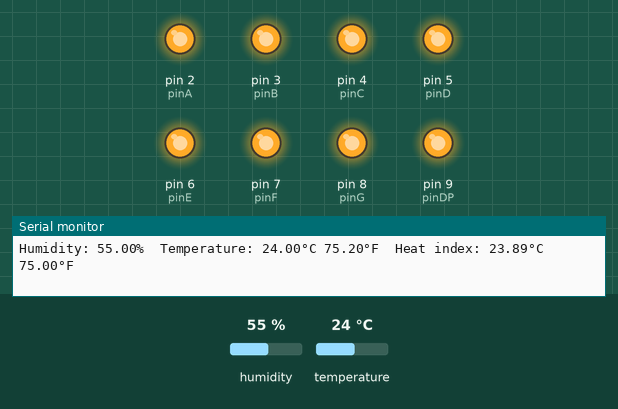
This sketch was run on a simulated Arduino Uno, built with avr-gcc and run on an emulated ATmega328P. Shown: output pins drawn as LEDs (lit = HIGH), the last lines printed to the serial monitor. The test bench sets the inputs (shaded band); at power-on: temperature 24 °C, humidity 55 %.

Above: at 4.8 s.
4.9 s: temperature set to 28 °C
At 6.5 s:
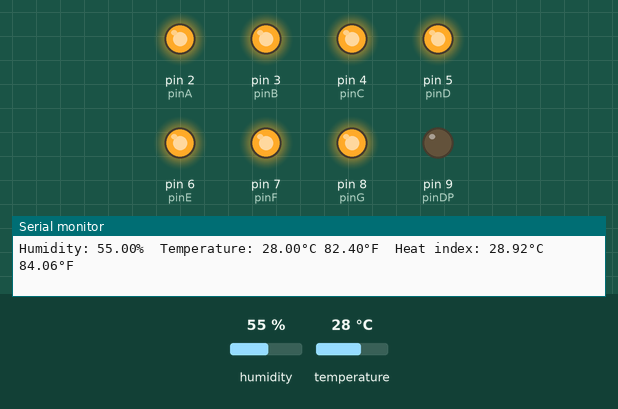
11.1 s: temperature set to 12 °C
At 12.9 s:
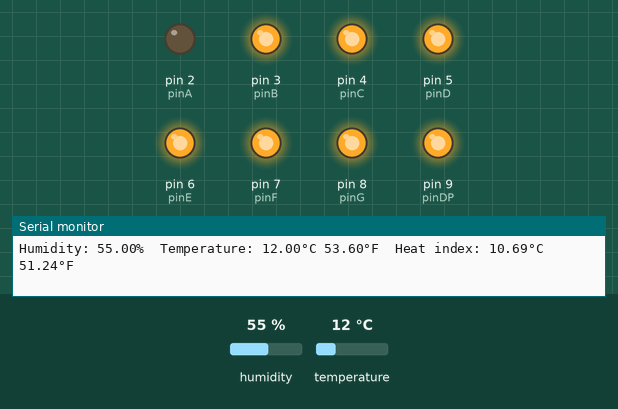
14.1 s: humidity set to 41 %
17.1 s: humidity set to 38 %
At 19.5 s:
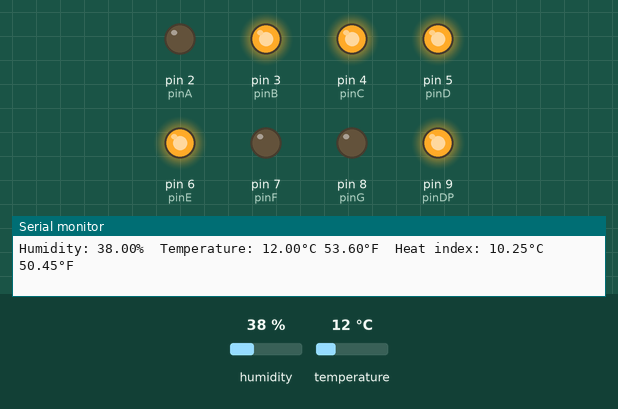
20.1 s: temperature set to 20 °C
23.1 s: temperature set to 23 °C
At 24.9 s:
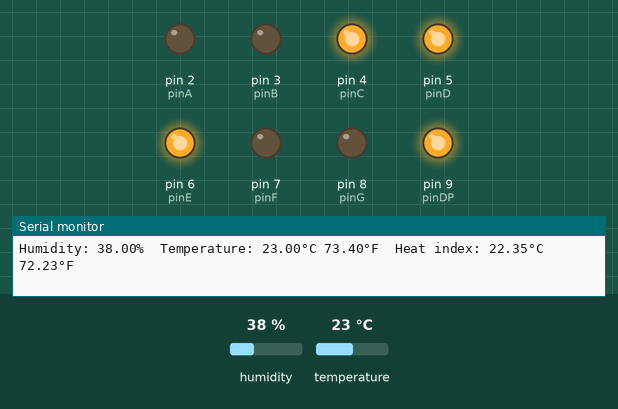
Timing chart, 0 to 26.4 s (numbered marks = the images above; inputs shaded):
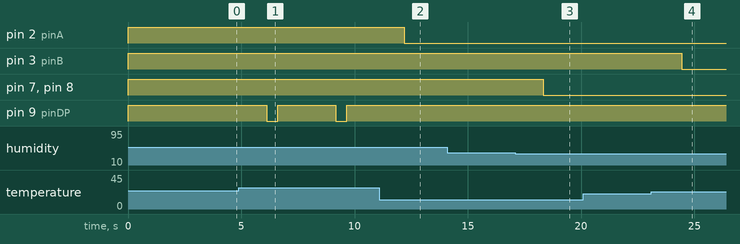

Measured:
- the behaviour switches between 40 and 39 % on humidity (found by bisection; images 2 and 3)
- the behaviour switches between 21 and 22 °C on temperature (found by bisection; images 3 and 4)
- after the input at 4.9 s, pin 9 (pinDP): alternates HIGH for 2.5 s and LOW for 0.50 s, starting after 1.2 s
- after the input at 11.1 s, pin 2 (pinA): HIGH → LOW after 1.1 s; pin 9 (pinDP): stays HIGH (without the input it goes to LOW after 1.1 s)
- after the input at 17.1 s, pin 7 (pinF), pin 8 (pinG): HIGH → LOW after 1.2 s
- after the input at 23.1 s, pin 3 (pinB): HIGH → LOW after 1.3 s

The sketch:

4.PROVJERA_mup.ino
```cpp
#include "DHT.h"
#define DHTPIN 11
#define DHTTYPE DHT11
DHT dht(DHTPIN, DHTTYPE);
const int pinA = 2;
const int pinB = 3;
const int pinC = 4;
int pinD = 5;
int pinE = 6;
int pinF = 7;
int pinG = 8;
int pinDP = 9;
void setup() {
  pinMode(pinA,OUTPUT);
  pinMode(pinB,OUTPUT);
  pinMode(pinC,OUTPUT);
  pinMode(pinD,OUTPUT);
  pinMode(pinE,OUTPUT);
  pinMode(pinF,OUTPUT);
  pinMode(pinG,OUTPUT);
  pinMode(pinDP,OUTPUT);
  digitalWrite(pinA,HIGH);
  digitalWrite(pinB,HIGH);
  digitalWrite(pinC,HIGH);
  digitalWrite(pinD,HIGH);
  digitalWrite(pinE,HIGH);
  digitalWrite(pinF,HIGH);
  digitalWrite(pinG,HIGH);
  digitalWrite(pinDP,HIGH);
  Serial.begin(9600);
  Serial.println(F("DHTxx test!"));

  dht.begin();
}

void loop() {

  delay(2000);
  float h = dht.readHumidity();
  float t = dht.readTemperature();
 float f = dht.readTemperature(true);
  if (isnan(h) || isnan(t) || isnan(f)) {
    Serial.println(F("Failed to read from DHT sensor!"));
    return;
  }
  float hif = dht.computeHeatIndex(f, h);
  float hic = dht.computeHeatIndex(t, h, false);
  Serial.print(F("Humidity: "));
  Serial.print(h);
  Serial.print(F("%  Temperature: "));
  Serial.print(t);
  Serial.print(F("°C "));
  Serial.print(f);
  Serial.print(F("°F  Heat index: "));
  Serial.print(hic);
  Serial.print(F("°C "));
  Serial.print(hif);
  Serial.println(F("°F"));
  if (t<20){
    digitalWrite(pinA,LOW);
  }
  if (t>21 && t<24){
    digitalWrite(pinA,LOW);
    digitalWrite(pinB,LOW);
  }
  if (t>25 && t<27){
    digitalWrite(pinA,LOW);
    digitalWrite(pinB,LOW);
    digitalWrite(pinC,LOW);
  }
  if (t>27){
    digitalWrite(pinDP,LOW);
    delay(500);
    digitalWrite(pinDP,HIGH);
    delay(500);
  }
  if (h<25){
    digitalWrite(pinF,LOW);
  }
  if (h>25 && h<40){
    digitalWrite(pinF,LOW);
    digitalWrite(pinG,LOW);
  }
  if (t>40 && t<61){
    digitalWrite(pinF,LOW);
    digitalWrite(pinG,LOW);
    digitalWrite(pinE,LOW);
  }
  if (t>61){
    digitalWrite(pinD,LOW);
    delay(500);
    digitalWrite(pinD,HIGH);
    delay(500);
  }


}
```
